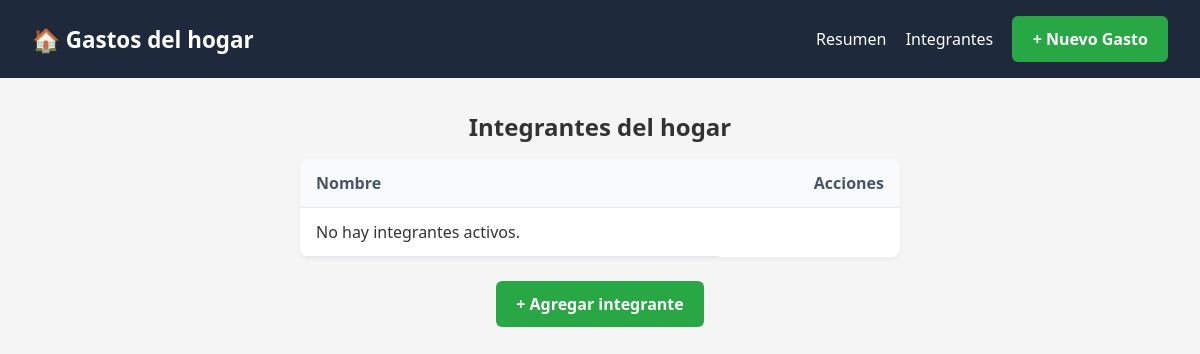
The app's page /integrantes, older data.
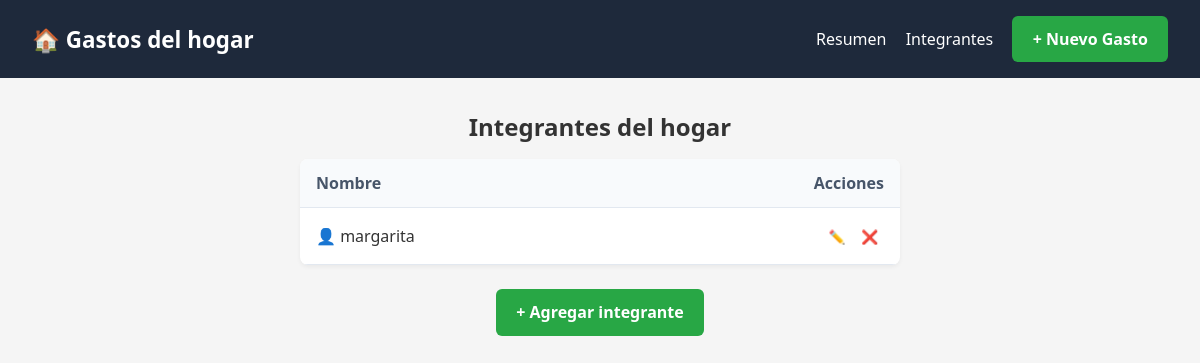
The same page, newer data.
### tables this page shows
CREATE TABLE integrantes (
    id INTEGER PRIMARY KEY AUTOINCREMENT,
    nombre TEXT NOT NULL,
    activo INTEGER DEFAULT 1
);

### controllers/integrante_controller.py (the view)
@integrante_bp.route('/integrantes', methods=['GET'])
def gestionar_integrantes():
    integrantes = IntegranteModel.obtener_integrantes()
    return render_template('integrantes.html', integrantes=integrantes)

### models/integrante_model.py (called while the page is built)
    @staticmethod
    def get_connection():
        base_dir = os.path.abspath(os.path.dirname(__file__))
        db_path = os.path.join(base_dir, '../database_gastos.db')
        conexion = sqlite3.connect(db_path)
        conexion.execute("PRAGMA foreign_keys = ON")
        conexion.row_factory = sqlite3.Row
        return conexion

    @classmethod
    def obtener_integrantes(cls):
        conexion = cls.get_connection()
        cursor = conexion.cursor()
        cursor.execute("SELECT * FROM integrantes WHERE activo = 1")
        integrantes = cursor.fetchall()
        conexion.close()
        return integrantes

### templates/integrantes.html
{%extends "base.html"%}
{%block content%}
<h2>Integrantes del hogar</h2>
<div class="table-container" style="max-width: 600px; margin: 0 auto;">
    <table class="table">
        <thead>
            <tr>
                <th>Nombre</th>
                <th style="text-align: right;">Acciones</th>
            </tr>
        </thead>
        <tbody>
            {%for i in integrantes%}
            <tr>
                <td>👤 {{i.nombre}}</td>
                <td style="text-align: right;">
                    <a href="{{url_for('integrante_bp.editar_integrante', id=i.id)}}" class="btn-list">✏️</a>
                    <form action="{{url_for('integrante_bp.eliminar_integrante', id=i.id)}}" method="POST" style="display:inline;">
                        <button type="submit" class="btn-list" onclick="return confirm('¿Seguro deseas eliminar este integrante?');">❌</button>
                    </form>
                </td>
            </tr>
            {%else%}
            <tr>
                <td>No hay integrantes activos.</td>
            </tr>
            {%endfor%}
        </tbody>
    </table>
    <div style="margin-top: 1.5rem; text-align: center;">
        <a href="{{url_for('integrante_bp.agregar_integrante')}}" class="btn btn-primary">+ Agregar integrante</a>
    </div>
</div>
{%endblock%}

Row changes from the older to the newer data that the page shows:
added integrantes: nombre "margarita"
Text that changed along with them:
text no longer shown: "No hay integrantes activos."
